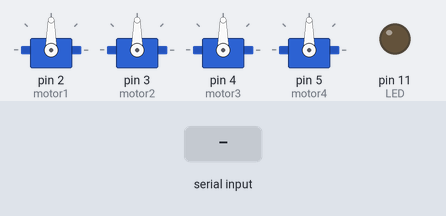
A sketch run on a simulated Arduino Uno, built with avr-gcc and run on an emulated ATmega328P. Shown: 4 × servo, output pins drawn as LEDs (lit = HIGH). Inputs (shaded band) come from the test bench.

Above: at 11.2 s.
11.3 s: byte 30 received over Serial
At 12.4 s:
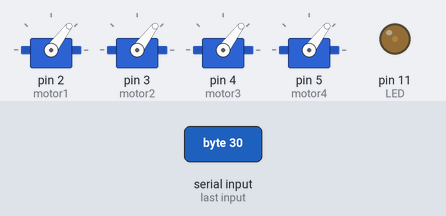
12.8 s: byte 90 received over Serial
At 13.5 s:
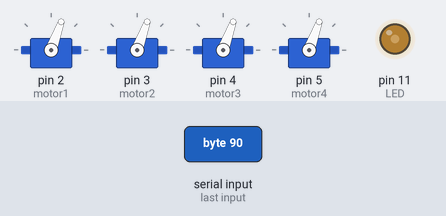
Timing chart, 0 to 15.8 s (numbered marks = the images above; inputs shaded):
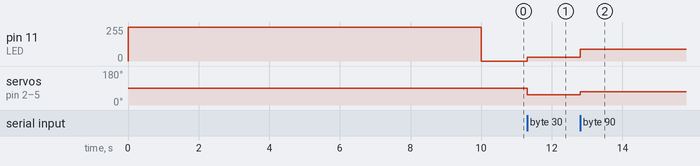

The sketch:

recieve.ino
```cpp
#include <Servo.h>

const int LED = 11;

boolean count = false;
boolean LEDState = false;

//Servo object
Servo motor1;
Servo motor2;
Servo motor3;
Servo motor4;

void setup()
{
  pinMode(LED, OUTPUT);
  Serial.begin(9600);
  digitalWrite(LED, HIGH);
  delay(10000);
  digitalWrite(LED, LOW);
  motor1.attach(2);
  motor2.attach(3);
  motor3.attach(4);
  motor4.attach(5);
}

void loop(){

  while (Serial.available() == 0);
  int data = Serial.read();
  writeAllMotors(1000 + (data * 3));
  analogWrite(LED, data);

  Serial.flush();
}

void writeAllMotors(int val) {
  motor1.write(val);
  motor2.write(val);
  motor3.write(val);
  motor4.write(val);
}
```

Measured:
- after the input at 11.3 s, pin 11 (LED): 0/255 → 30/255 at once; servo on pin 2 (motor1), servo on pin 3 (motor2), servo on pin 4 (motor3), servo on pin 5 (motor4): 90° → 53° at once
- after the input at 12.8 s, pin 11 (LED): 30/255 → 90/255 at once; servo on pin 2 (motor1), servo on pin 3 (motor2), servo on pin 4 (motor3), servo on pin 5 (motor4): 53° → 70° at once
